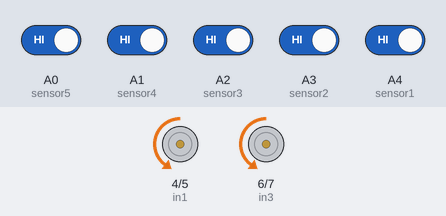
A sketch run on a simulated Arduino Uno, built with avr-gcc and run on an emulated ATmega328P. On the bench: motor-driver pin pairs drawn as motors (green arrow = first pin HIGH = forward, orange = second pin HIGH = backward, longer = more drive, scaled by the enable pin). The inputs (shaded band) are chosen by the test bench; at power-on: A0 (sensor5), A1 (sensor4), A2 (sensor3), A3 (sensor2), A4 (sensor1) HIGH.

Above: at 1.2 s.
1.3 s: A0 (sensor5) driven LOW
At 2.5 s:
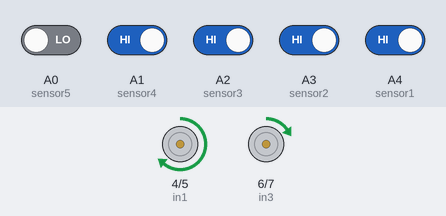
2.8 s: A1 (sensor4) driven LOW
At 3.6 s:
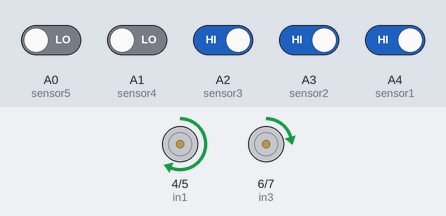
4.3 s: A2 (sensor3) driven LOW
At 4.8 s:
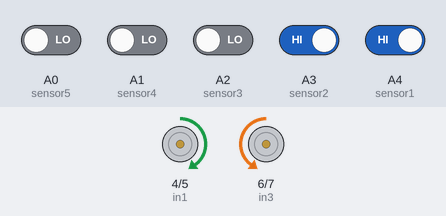
5.8 s: A0 (sensor5) driven HIGH and A1 (sensor4) driven HIGH and A2 (sensor3) driven HIGH and A3 (sensor2) driven LOW and A4 (sensor1) driven LOW
At 7.0 s:
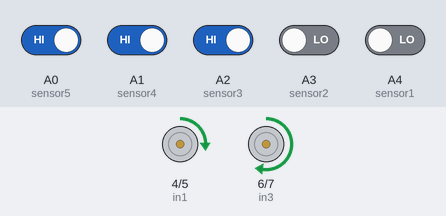
7.3 s: A4 (sensor1) driven HIGH
At 8.3 s:
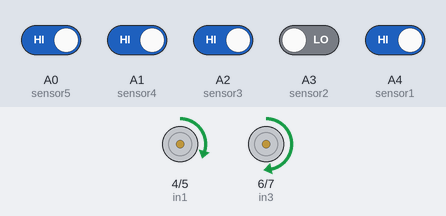
8.8 s: A3 (sensor2) driven HIGH
At 9.4 s:
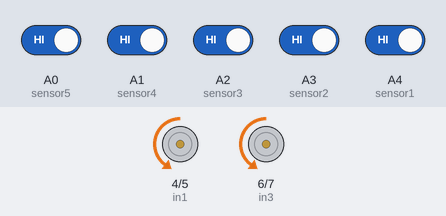
Timing chart, 0 to 11.3 s (numbered marks = the images above; inputs shaded):
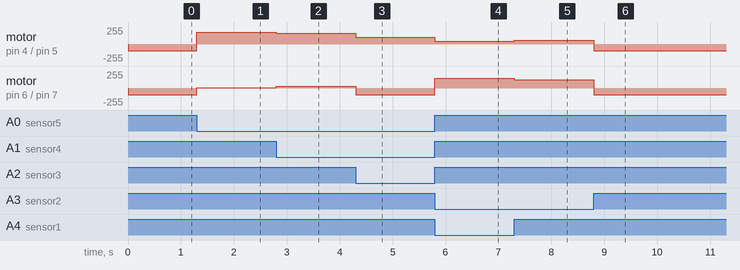

The sketch:

Line_Tracking_Robot_update_.ino
```cpp
//L298N
#define enA 3 // PWM động cơ trái
#define in1 4
#define in2 5
#define in3 6
#define in4 7
#define enB 9 // PWM động cơ phải

//5 Sensor
#define sensor1 A4  // Cảm biến ngoài cùng bên trái
#define sensor2 A3
#define sensor3 A2
#define sensor4 A1
#define sensor5 A0  // Cảm biến ngoài cùng bên phải

int ss[5] = {0, 0, 0, 0, 0};

int error = 0, prev_error = 0;
int P = 0, I = 0, D = 0, prev_I = 0, PID_value = 0;
int Kp = 20, Ki = 0.5, Kd = 5;   // Hệ số PID lấy từ thực nghiệm

int base_speed_l = 100;   // Do động cơ bánh trái yếu hơn bánh phải
int base_speed_r = 86;   // nên phải set xung PWM cao hơn thì xe mới đi thẳng

void readsensor(){
  ss[0] = !digitalRead(sensor1);  // 1 - vạch đen; 0 - nền trắng
  ss[1] = !digitalRead(sensor2);
  ss[2] = !digitalRead(sensor3);
  ss[3] = !digitalRead(sensor4);
  ss[4] = !digitalRead(sensor5);

  if     (ss[0]==0 && ss[1]==0 && ss[2]==0 && ss[3]==0 && ss[4] == 1)      // Lệch nhiều nhất về bên trái
    error = 4;
  else if(ss[0]==0 && ss[1]==0 && ss[2]==0 && ss[3]==1 && ss[4] == 1)
    error = 3;
  else if(ss[0]==0 && ss[1]==0 && ss[2]==0 && ss[3]==1 && ss[4] == 0)
    error = 2;
  else if(ss[0]==0 && ss[1]==0 && ss[2]==1 && ss[3]==1 && ss[4] == 0)
    error = 1;
  else if(ss[0]==0 && ss[1]==0 && ss[2]==1 && ss[3]==0 && ss[4] == 0)
    error = 0;
  else if(ss[0]==0 && ss[1]==1 && ss[2]==1 && ss[3]==0 && ss[4] == 0)
    error = -1;
  else if(ss[0]==0 && ss[1]==1 && ss[2]==0 && ss[3]==0 && ss[4] == 0)
    error = -2;
  else if(ss[0]==1 && ss[1]==1 && ss[2]==0 && ss[3]==0 && ss[4] == 0)
    error = -3;
  else if(ss[0]==1 && ss[1]==0 && ss[2]==0 && ss[3]==0 && ss[4] == 0)     // Lệch nhiều nhất về bên phải
    error = -4;
  else if(ss[0]==0 && ss[1]==0 && ss[2]==0 && ss[3]==0 && ss[4] == 0)     // Ra khỏi quỹ đạo đường đi
    error = 1000;
  else if(ss[0]==1 && ss[1]==1 && ss[2]==1 && ss[3]==1 && ss[4] == 1)     // Tất cả nhận vạch đen
    error = 2000;
  else if(ss[0]==1 && ss[1]==1 && ss[2]==1 && (ss[3]==0 || ss[3]==1) && ss[4] == 0)     // Đường rẽ trái
    error = 3000;
  else if(ss[0]==0 && (ss[1]==0 || ss[1]==1) && ss[2]==1 && ss[3]==1 && ss[4] == 1)     // Đường rẽ phải
    error = 4000;


}

void calculate_pid(){   // Tính toán giá trị PID
  P = error;
  I = I + error;
  D = error - prev_error;

  PID_value = (Kp * P) + (Ki * I) + (Kd * D);

  prev_I = I;
  prev_error = error;
}

void Forward(){   // Tiến
  digitalWrite(in1, HIGH);
  digitalWrite(in2, LOW);
  digitalWrite(in3, HIGH);
  digitalWrite(in4, LOW);
}

void Reverse(){   // Lùi
  analogWrite(enA, 100);
  analogWrite(enB, 100);
  digitalWrite(in1, LOW);
  digitalWrite(in2, HIGH);
  digitalWrite(in3, LOW);
  digitalWrite(in4, HIGH);
}

void TurnLeft(){  // Rẽ trái
  analogWrite(enA, 100);
  analogWrite(enB, 100);
  digitalWrite(in1, LOW);
  digitalWrite(in2, HIGH);
  digitalWrite(in3, HIGH);
  digitalWrite(in4, LOW);
}

void TurnRight(){  // Rẽ phải
  analogWrite(enA, 100);
  analogWrite(enB, 100);
  digitalWrite(in1, HIGH);
  digitalWrite(in2, LOW);
  digitalWrite(in3, LOW);
  digitalWrite(in4, HIGH);
}

void Stop(){      // Dừng
  digitalWrite(in1, LOW);
  digitalWrite(in2, LOW);
  digitalWrite(in3, LOW);
  digitalWrite(in4, LOW);
}

void motor_control(){
  // Tính tốc độ phù hợp cho động cơ trái phải
  int left_motor_speed = base_speed_l + PID_value;
  int right_motor_speed = base_speed_r - PID_value;

  // Giới hạn giá trị PWM nằm trong khoảng từ 0 đến 255
  constrain(left_motor_speed, 0, 255);
  constrain(right_motor_speed, 0, 255);

  analogWrite(enA, left_motor_speed);   // Tốc độ động cơ trái
  analogWrite(enB, right_motor_speed);  // Tốc độ động cơ phải

  Forward();
}

void setup(){
  pinMode(enA, OUTPUT);
  pinMode(in1, OUTPUT);
  pinMode(in2, OUTPUT);
  pinMode(in3, OUTPUT);
  pinMode(in4, OUTPUT);
  pinMode(enB, OUTPUT);

  pinMode(sensor1, INPUT);
  pinMode(sensor2, INPUT);
  pinMode(sensor3, INPUT);
  pinMode(sensor4, INPUT);
  pinMode(sensor5, INPUT);
}

void loop(){
  readsensor();

  if(error == 1000){           // Điều khiển lùi lại khi ra khỏi vạch đen đến khi tìm lại được vạch
    Reverse();
  }

  else if(error == 2000){      // Điều khiển dừng lại khi cả 5 sensor nhận được vạch đen
    Stop();
  }

  else if(error == 3000) {     // Điều khiển rẽ trái
    do {
      readsensor();
      TurnLeft();
    } while (error != 4 && error != 3 && error != 2 && error != 1);
    Stop();
  }

  else if(error == 4000) {     // Điều khiển rẽ phải
    do {
      readsensor();
      TurnRight();
    } while (error != -4 && error != -3 && error != -2 && error != -1);
    Stop();
  }

  else{                        // Điều khiển dò đường sử dụng pid
    calculate_pid();
    motor_control();
  }
}
```

Measured:
- after the input at 1.3 s, motor on pin 4 (in1) / pin 5 (in2): backward 100/255 → forward 180/255 at once; motor on pin 6 (in3) / pin 7 (in4): backward 100/255 → forward 6/255 at once
- after the input at 2.8 s, motor on pin 4 (in1) / pin 5 (in2): forward 180/255 → forward 160/255 at once; motor on pin 6 (in3) / pin 7 (in4): forward 6/255 → forward 26/255 at once
- after the input at 4.3 s, motor on pin 4 (in1) / pin 5 (in2): forward 160/255 → forward 100/255 at once; motor on pin 6 (in3) / pin 7 (in4): forward 26/255 → backward 100/255 at once
- after the input at 5.8 s, motor on pin 4 (in1) / pin 5 (in2): forward 100/255 → forward 40/255 at once; motor on pin 6 (in3) / pin 7 (in4): backward 100/255 → forward 146/255 at once
- after the input at 7.3 s, motor on pin 4 (in1) / pin 5 (in2): forward 40/255 → forward 60/255 at once; motor on pin 6 (in3) / pin 7 (in4): forward 146/255 → forward 126/255 at once
- after the input at 8.8 s, motor on pin 4 (in1) / pin 5 (in2): forward 60/255 → backward 100/255 at once; motor on pin 6 (in3) / pin 7 (in4): forward 126/255 → backward 100/255 at once
